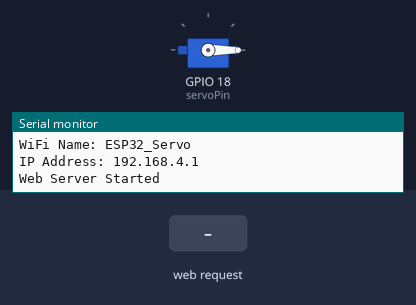
Simulated run of this sketch. Board: ESP32. On the bench: servo, the last lines printed to the serial monitor. The test bench sets the inputs (shaded band).

Above: at 1.7 s.
1.8 s: HTTP request GET /set?angle=120 received
At 2.2 s:
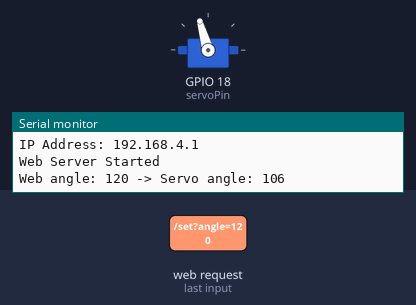
3.3 s: HTTP request GET /set?angle=1 received
At 4.5 s:
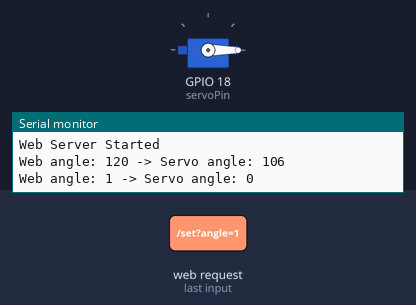
Timing chart, 0 to 6.3 s (numbered marks = the images above; inputs shaded):
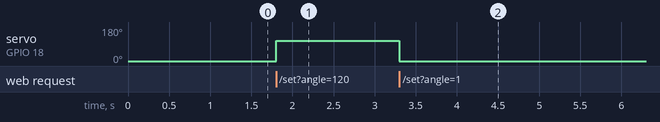

The sketch:

medicine_dispenser.ino
```cpp
//Arduino IDE → File → Preferences → Additional Boards Manager URLs → https://espressif.github.io/arduino-esp32/package_esp32_index.json

//Tools → Board → Boards Manager → esp32 → esp32 by Espressif Systems

//Tools → Board → ESP32 Dev Module

//Tools → Port → COM

//Sketch → Include Library → Manage Libraries → ESP32Servo


#include <WiFi.h>
#include <WebServer.h>
#include <ESP32Servo.h>

// ESP32 Wi-Fi network
const char* ssid = "ESP32_Servo";
const char* password = "12345678";

WebServer server(80);
Servo myServo;

const int servoPin = 18;

const int SERVO_MIN = 0;
const int SERVO_MAX = 160;

int webAngle = 0;
int servoAngle = 0;

String webpage = R"rawliteral(
<!DOCTYPE html>
<html>

<head>
  <meta name="viewport" content="width=device-width, initial-scale=1">
  <title>ESP32 Servo Control</title>

  <style>
    body {
      margin: 0;
      font-family: Arial, sans-serif;
      background: linear-gradient(135deg, #0f172a, #1e293b);
      color: white;
      text-align: center;
      padding: 30px 15px;
    }

    .card {
      max-width: 420px;
      margin: auto;
      background: rgba(255,255,255,0.08);
      border: 1px solid rgba(255,255,255,0.15);
      border-radius: 24px;
      padding: 25px;
      box-shadow: 0 10px 30px rgba(0,0,0,0.25);
    }

    h1 {
      margin-bottom: 10px;
      font-size: 30px;
    }

    p {
      margin-top: 0;
      color: #cbd5e1;
    }

    .value-box {
      margin: 20px 0;
      font-size: 22px;
      font-weight: bold;
      background: rgba(255,255,255,0.12);
      padding: 12px 18px;
      border-radius: 16px;
      display: inline-block;
      min-width: 180px;
    }

    input[type=range] {
      width: 100%;
      height: 12px;
    }

    .small {
      margin-top: 14px;
      font-size: 14px;
      color: #94a3b8;
    }
  </style>
</head>

<body>

  <div class="card">

    <h1>Servo Control</h1>

    <p>Move the slider to control the servo</p>

    <div class="value-box">
      Web: <span id="webVal">0</span>°
      <br>
      Servo: <span id="servoVal">0</span>°
    </div>

    <input
      type="range"
      min="0"
      max="180"
      value="0"
      id="slider"
      oninput="sendValue(this.value)"
    >

    <div class="small">
      Slider range: 0° to 180°
    </div>

    <div class="small">
      Actual servo range: 0° to 160°
    </div>

  </div>

  <script>

    function sendValue(val) {

      document.getElementById("webVal").innerText = val;

      let servoAngle = Math.round((val / 180) * 160);

      document.getElementById("servoVal").innerText = servoAngle;

      fetch('/set?angle=' + val)
        .catch(err => console.log(err));
    }

  </script>

</body>
</html>
)rawliteral";


void handleRoot() {

  server.send(200, "text/html", webpage);

}


void handleSet() {

  if (server.hasArg("angle")) {

    webAngle = server.arg("angle").toInt();

    webAngle = constrain(webAngle, 0, 180);

    servoAngle = map(
      webAngle,
      0,
      180,
      SERVO_MIN,
      SERVO_MAX
    );

    servoAngle = constrain(
      servoAngle,
      SERVO_MIN,
      SERVO_MAX
    );

    myServo.write(servoAngle);

    Serial.print("Web angle: ");
    Serial.print(webAngle);

    Serial.print(" -> Servo angle: ");
    Serial.println(servoAngle);

    server.send(
      200,
      "text/plain",
      "OK"
    );

  }

  else {

    server.send(
      400,
      "text/plain",
      "Missing angle"
    );

  }
}


void setup() {

  Serial.begin(115200);

  // Servo setup
  myServo.setPeriodHertz(50);

  myServo.attach(
    servoPin,
    700,
    2300
  );

  // Start at 0 degree
  myServo.write(0);

  delay(500);


  // ESP32 Wi-Fi hotspot
  WiFi.softAP(
    ssid,
    password
  );


  Serial.println();
  Serial.println("Access Point Started");

  Serial.print("WiFi Name: ");
  Serial.println(ssid);

  Serial.print("IP Address: ");
  Serial.println(WiFi.softAPIP());


  // Website addresses
  server.on(
    "/",
    handleRoot
  );

  server.on(
    "/set",
    handleSet
  );


  server.begin();

  Serial.println("Web Server Started");

}


void loop() {

  server.handleClient();

}
```

Measured:
- after the input at 1.8 s, servo on GPIO 18 (servoPin): 0° → 106° at once
- after the input at 3.3 s, servo on GPIO 18 (servoPin): 106° → 0° at once
